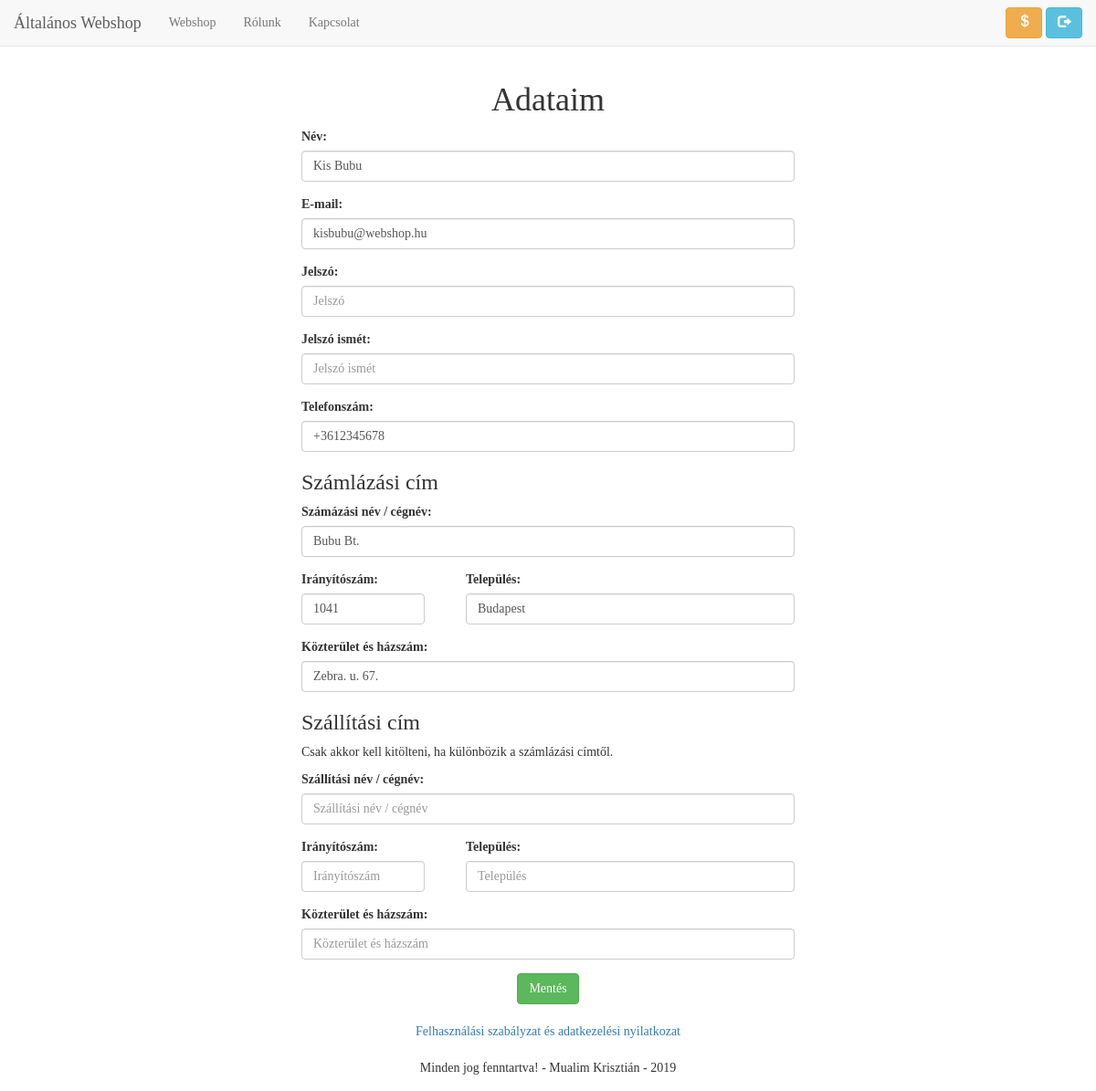
The app's page /adataim.php (signed in) with its own data.
### tables this page shows
CREATE TABLE `userek` (
  `uid` int(11) NOT NULL,
  `nev` varchar(30) NOT NULL,
  `email` varchar(50) NOT NULL,
  `jelszo` varchar(50) NOT NULL,
  `datum_reg` timestamp NOT NULL DEFAULT CURRENT_TIMESTAMP,
  `datum_utolso` timestamp NOT NULL DEFAULT '0000-00-00 00:00:00',
  `datum_update` date NOT NULL DEFAULT '0000-00-00',
  `aktiv` int(11) NOT NULL DEFAULT '0',
  `aid` int(11) NOT NULL,
  `szla_nev` varchar(50) NOT NULL,
  `szla_irszam` varchar(5) NOT NULL,
  `szla_varos` varchar(50) NOT NULL,
  `szla_utcahaz` varchar(50) NOT NULL,
  `szall_nev` varchar(50) DEFAULT NULL,
  `szall_irszam` varchar(5) DEFAULT NULL,
  `szall_varos` varchar(50) DEFAULT NULL,
  `szall_utcahaz` varchar(50) DEFAULT NULL,
  `telefon` varchar(20) NOT NULL
);

### control.php (called while the page is built, shortened)
<?php
	require_once("db-connect.php");
  $pEvent = filter_input(INPUT_POST, "event", FILTER_SANITIZE_SPECIAL_CHARS);
  $email = filter_input(INPUT_POST, "email", FILTER_SANITIZE_SPECIAL_CHARS);
  $nev = filter_input(INPUT_POST, "nev", FILTER_SANITIZE_SPECIAL_CHARS);
  $jelszo1 = filter_input(INPUT_POST, "jelszo1", FILTER_SANITIZE_SPECIAL_CHARS);
  $jelszo2 = filter_input(INPUT_POST, "jelszo2", FILTER_SANITIZE_SPECIAL_CHARS);
  $telefon = filter_input(INPUT_POST, "telefon", FILTER_SANITIZE_SPECIAL_CHARS);
  $szla_nev = filter_input(INPUT_POST, "szla_nev", FILTER_SANITIZE_SPECIAL_CHARS);
  $szla_irszam = filter_input(INPUT_POST, "szla_irszam", FILTER_SANITIZE_SPECIAL_CHARS);
  $szla_varos = filter_input(INPUT_POST, "szla_varos", FILTER_SANITIZE_SPECIAL_CHARS);
  $szla_utcahaz = filter_input(INPUT_POST, "szla_utcahaz", FILTER_SANITIZE_SPECIAL_CHARS);
  $szall_nev = filter_input(INPUT_POST, "szall_nev", FILTER_SANITIZE_SPECIAL_CHARS);
  $szall_irszam = filter_input(INPUT_POST, "szall_irszam", FILTER_SANITIZE_SPECIAL_CHARS);
  $szall_varos = filter_input(INPUT_POST, "szall_varos", FILTER_SANITIZE_SPECIAL_CHARS);
  $szall_utcahaz = filter_input(INPUT_POST, "szall_utcahaz", FILTER_SANITIZE_SPECIAL_CHARS);
  if (pathinfo($_SERVER['PHP_SELF'], PATHINFO_FILENAME) == "adataim" || pathinfo($_SERVER['PHP_SELF'], PATHINFO_FILENAME) == "szumma") {
    if (isset($_SESSION["uid"])) {
      if ($pEvent == "adatlap_mod") {
        if ($jelszo1 != $jelszo2) {
          $uzenet = "A két jelszónak meg kell egyeznie!";
        } else {
          $sql = "select count(*) as db from userek where email = '$email' and uid <> ".$_SESSION["uid"];
          $tabla = mysqli_query($dbc, $sql);
          list($db) = mysqli_fetch_row($tabla);
          if ($db > 0) {
            $uzenet = "Ez az e-mail cím már foglalt!<br>Adjon meg másik e-mail címet!";
          } else {
            $sql = "update userek set nev = '$nev', email = '$email', jelszo = password('$jelszo1'), szla_nev = '$szla_nev', szla_irszam = '$szla_irszam', szla_varos = '$szla_varos', szla_utcahaz = '$szla_utcahaz', szall_nev = '$szall_nev', szall_irszam = '$szall_irszam', szall_varos = '$szall_varos', szall_utcahaz = '$szall_utcahaz', telefon = '$telefon' where uid = ".$_SESSION["uid"];
            mysqli_query($dbc, $sql);
            $_SESSION["nev"] = $nev;
            $_SESSION["email"] = $email;
            $uzenet = "Adatok módosítása sikeres!";
          }
        }
      } else {
        $sql = "select nev, email, szla_nev, szla_irszam, szla_varos, szla_utcahaz, szall_nev, szall_irszam, szall_varos, szall_utcahaz, telefon from userek where uid = ".$_SESSION["uid"];
        $tabla = mysqli_query($dbc, $sql);
        list($nev, $email, $szla_nev, $szla_irszam, $szla_varos, $szla_utcahaz, $szall_nev, $szall_irszam, $szall_varos, $szall_utcahaz, $telefon) = mysqli_fetch_row($tabla);
      }
    } else {
      $uzenet = "Adatlap eléréséhez be kell jelentkezni!";
    }
  }
?>

### adataim.php (the view, shortened to what this page needs)
<?php
  require_once("header.php");
  if (isset($_SESSION["uid"])) {
?>
  <div class="container">
    <h1 class="text-center">Adataim</h1>
    <form class="col-sm-6 col-sm-push-3" action="" method="post">
			<div class="form-group">
        <label for="nev">Név:</label>
				<input type="text" class="form-control" name="nev" id="nev" placeholder="Név" value="<?php print $nev; ?>" required>
			</div>
			<div class="form-group">
        <label for="email">E-mail:</label>
				<input type="email" class="form-control" name="email" id="email" placeholder="E-mail" value="<?php print $email; ?>" required>
			</div>
			<div class="form-group">
        <label for="jelszo1">Jelszó:</label>
				<input type="password" class="form-control" name="jelszo1" id="jelszo1" placeholder="Jelszó" value="<?php print $jelszo1; ?>" required>
			</div>
			<div class="form-group">
        <label for="jelszo2">Jelszó ismét:</label>
				<input type="password" class="form-control" name="jelszo2" id="jelszo2" placeholder="Jelszó ismét" value="<?php print $jelszo2; ?>" required>
			</div>
			<div class="form-group">
        <label for="telefon">Telefonszám:</label>
				<input type="text" class="form-control" name="telefon" id="telefon" placeholder="Telefonszám" value="<?php print $telefon; ?>" required>
			</div>
      <h3>Számlázási cím</h3>
			<div class="form-group">
        <label for="szla_nev">Számázási név / cégnév:</label>
				<input type="text" class="form-control" name="szla_nev" id="szla_nev" placeholder="Számázási név / cégnév" value="<?php print $szla_nev; ?>" required>
			</div>
			<div class="form-group col-md-3" style="padding: 0px;">
        <label for="szla_irszam">Irányítószám:</label>
				<input type="text" class="form-control" name="szla_irszam" id="szla_irszam" placeholder="Irányítószám" value="<?php print $szla_irszam; ?>" required>
			</div>
			<div class="form-group col-md-8 col-md-push-1" style="padding: 0px;">
        <label for="szla_varos">Település:</label>
				<input type="text" class="form-control" name="szla_varos" id="szla_varos" placeholder="Település" value="<?php print $szla_varos; ?>" required>
			</div>
			<div class="form-group">
        <label for="szla_utcahaz">Közterület és házszám:</label>
				<input type="text" class="form-control" name="szla_utcahaz" id="szla_utcahaz" placeholder="Közterület és házszám" value="<?php print $szla_utcahaz; ?>" required>
			</div>
      <h3>Szállítási cím</h3>
      <p>Csak akkor kell kitölteni, ha különbözik a számlázási címtől.</p>
			<div class="form-group">
        <label for="szall_nev">Szállítási név / cégnév:</label>
				<input type="text" class="form-control" name="szall_nev" id="szall_nev" placeholder="Szállítási név / cégnév" value="<?php print $szall_nev; ?>">
			</div>
			<div class="form-group col-md-3" style="padding: 0px;">
        <label for="szall_irszam">Irányítószám:</label>
				<input type="text" class="form-control" name="szall_irszam" id="szall_irszam" placeholder="Irányítószám" value="<?php print $szall_irszam; ?>">
			</div>
			<div class="form-group col-md-8 col-md-push-1" style="padding: 0px;">
        <label for="szall_varos">Település:</label>
				<input type="text" class="form-control" name="szall_varos" id="szall_varos" placeholder="Település" value="<?php print $szall_varos; ?>">
			</div>
			<div class="form-group">
        <label for="szall_utcahaz">Közterület és házszám:</label>
				<input type="text" class="form-control" name="szall_utcahaz" id="szall_utcahaz" placeholder="Közterület és házszám" value="<?php print $szall_utcahaz; ?>">
			</div>
			<div class="form-group text-center">
				<button type="submit" class="btn btn-success">Mentés</button>
			</div>
    </form>
  </div>
<?php
  }
  require_once("footer.php");
?>

### records on screen
userek: nev "Kis Bubu", email "kisbubu@webshop.hu", telefon "+3612345678", szla_nev "Bubu Bt.", szla_irszam "1041", szla_varos "Budapest", szla_utcahaz "Zebra. u. 67."

### other values on screen
TITLE "Általános Webshop"
$anyMenu[0] "Webshop"
$anyMenu[0] "Rólunk"
$anyMenu[0] "Kapcsolat"
